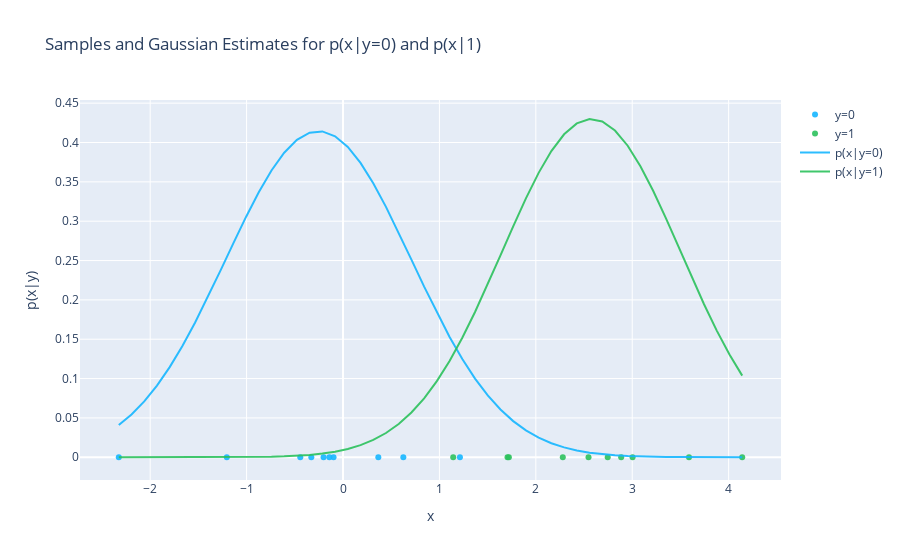
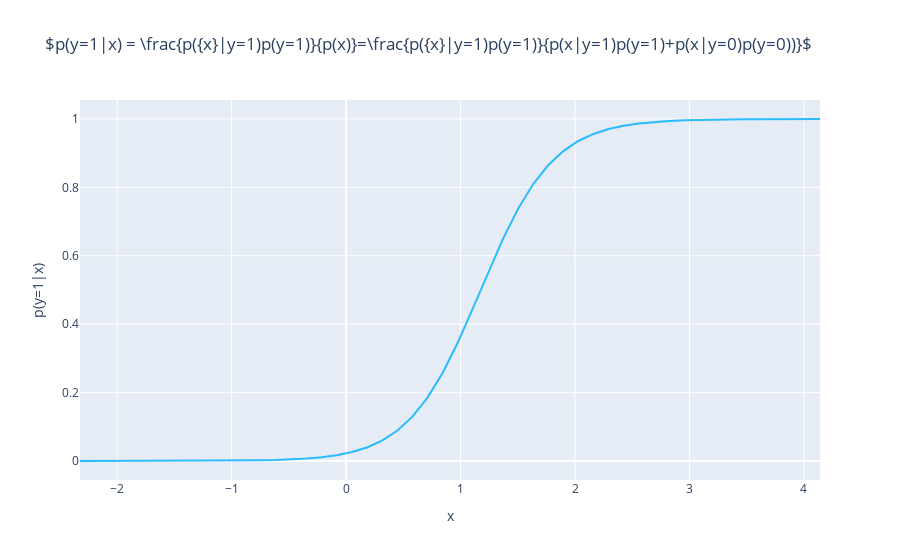

Notebook code for these charts, in order:
### Code cell
import numpy as np
import plotly.graph_objects as go
import plotly
import plotly.offline as py
from scipy.stats import multivariate_normal as g
py.init_notebook_mode(connected=True)

# Generate samples from two gaussians with different means:
n_samples = 10 # what if we make this smaller?
x1 = np.random.normal(0, 1, n_samples) 
x2 = np.random.normal(2, 1, n_samples) 

# Define the space of x
x_space = np.linspace(x1.min(), x2.max())

# Compute the estimated p(x|y=0), assuming m = mean and cov = std
print(x1.mean())
print(x1.std())
y_space_1 = g.pdf(x_space, mean=x1.mean(), cov=x1.std())

# Compute the estimated p(x|y=1), assuming m = mean and cov = std
y_space_2 = g.pdf(x_space, mean=x2.mean(), cov=x2.std())

# Compute p(y=1|x) based on the bayes rule (priors are equal)
y_bayes = y_space_2 * 0.5 / (y_space_2 * 0.5 + y_space_1 * 0.5)

fig = go.Figure(data=[
    go.Scatter(x=x1, y=np.zeros(x1.shape), mode='markers', name='y=0', marker_color='rgba(22, 182, 255, .9)'),
    go.Scatter(x=x2, y=np.zeros(x1.shape), mode='markers', name='y=1', marker_color='rgba(44, 193, 93, .9)'),
    go.Scatter(x=x_space, y=y_space_1, name='p(x|y=0)', marker_color='rgba(22, 182, 255, .9)'),
    go.Scatter(x=x_space, y=y_space_2, name='p(x|y=1)', marker_color='rgba(44, 193, 93, .9)')],
                layout=go.Layout(title='Samples and Gaussian Estimates for p(x|y=0) and p(x|1)', 
                                 xaxis=dict(title='x',),
                                 yaxis=dict(title="p(x|y)",)))
plotly.offline.iplot(fig)

fig = go.Figure(data=[
    go.Scatter(x=x_space, y=y_bayes, name='p(x|y=0)', marker_color='rgba(22, 182, 255, .9)'),],
                layout=go.Layout(title=r'$p(y=1|x) = \frac{p({x}|y=1)p(y=1)}{p(x)}=\frac{p({x}|y=1)p(y=1)}{p(x|y=1)p(y=1)+p(x|y=0)p(y=0))}$', 
                                 xaxis=dict(title="x",),
                                 yaxis=dict(title="p(y=1|x)",)))
plotly.offline.iplot(fig)

### Figure 1 — Plotly figure (JSON) as saved in the notebook; plotly's stock layout.template omitted (floating-point values rounded to 4 significant figures)
{"data": [{"marker": {"color": "rgba(22, 182, 255, .9)"}, "mode": "markers", "name": "y=0", "type": "scatter", "x": [-0.3287, -0.09814, 0.3663, -2.326, 0.6258, -1.205, -0.2016, 1.213, -0.1414, -0.4432], "y": [0, 0, 0, 0, 0, 0, 0, 0, 0, 0]}, {"marker": {"color": "rgba(44, 193, 93, .9)"}, "mode": "markers", "name": "y=1", "type": "scatter", "x": [1.707, 2.885, 1.721, 1.143, 3.004, 2.746, 4.141, 2.547, 2.28, 3.589], "y": [0, 0, 0, 0, 0, 0, 0, 0, 0, 0]}, {"marker": {"color": "rgba(22, 182, 255, .9)"}, "name": "p(x|y=0)", "type": "scatter", "x": [-2.326, -2.194, -2.062, -1.93, -1.798, -1.666, -1.534, -1.402, -1.27, -1.138, -1.006, -0.874, -0.7421, -0.6101, -0.4781, -0.3461, -0.2142, -0.08221, 0.04976, 0.1817, 0.3137, 0.4457, 0.5776, 0.7096, 0.8416, 0.9735, 1.106, 1.237, 1.369, 1.501, 1.633, 1.765, 1.897, 2.029, 2.161, 2.293, 2.425, 2.557, 2.689, 2.821, 2.953, 3.085, 3.217, 3.349, 3.481, 3.613, 3.745, 3.877, 4.009, 4.141], "y": [0.04089, 0.05441, 0.07106, 0.09106, 0.1145, 0.1414, 0.1712, 0.2035, 0.2374, 0.2718, 0.3054, 0.3368, 0.3644, 0.387, 0.4033, 0.4125, 0.4141, 0.4079, 0.3943, 0.3741, 0.3483, 0.3182, 0.2854, 0.2511, 0.2169, 0.1838, 0.1529, 0.1248, 0.09999, 0.07861, 0.06065, 0.04592, 0.03413, 0.02489, 0.01781, 0.01251, 0.008622, 0.005832, 0.003872, 0.002522, 0.001613, 0.001012, 0.0006231, 0.0003765, 0.0002233, 0.00013, 7.424e-05, 4.161e-05, 2.289e-05, 1.236e-05]}, {"marker": {"color": "rgba(44, 193, 93, .9)"}, "name": "p(x|y=1)", "type": "scatter", "x": [-2.326, -2.194, -2.062, -1.93, -1.798, -1.666, -1.534, -1.402, -1.27, -1.138, -1.006, -0.874, -0.7421, -0.6101, -0.4781, -0.3461, -0.2142, -0.08221, 0.04976, 0.1817, 0.3137, 0.4457, 0.5776, 0.7096, 0.8416, 0.9735, 1.106, 1.237, 1.369, 1.501, 1.633, 1.765, 1.897, 2.029, 2.161, 2.293, 2.425, 2.557, 2.689, 2.821, 2.953, 3.085, 3.217, 3.349, 3.481, 3.613, 3.745, 3.877, 4.009, 4.141], "y": [3.739e-07, 7.848e-07, 1.614e-06, 3.253e-06, 6.425e-06, 1.244e-05, 2.359e-05, 4.384e-05, 7.986e-05, 0.0001426, 0.0002494, 0.0004275, 0.0007182, 0.001182, 0.001908, 0.003016, 0.004673, 0.007095, 0.01056, 0.01539, 0.022, 0.0308, 0.04227, 0.05684, 0.07491, 0.09675, 0.1224, 0.1519, 0.1846, 0.2198, 0.2566, 0.2935, 0.329, 0.3614, 0.3891, 0.4104, 0.4243, 0.4299, 0.4268, 0.4152, 0.3959, 0.3699, 0.3387, 0.3039, 0.2673, 0.2303, 0.1945, 0.1609, 0.1305, 0.1037]}], "layout": {"title": {"text": "Samples and Gaussian Estimates for p(x|y=0) and p(x|1)"}, "xaxis": {"title": {"text": "x"}}, "yaxis": {"title": {"text": "p(x|y)"}}}}

### Figure 2 — Plotly figure (JSON) as saved in the notebook; plotly's stock layout.template omitted (floating-point values rounded to 4 significant figures)
{"data": [{"marker": {"color": "rgba(22, 182, 255, .9)"}, "name": "p(x|y=0)", "type": "scatter", "x": [-2.326, -2.194, -2.062, -1.93, -1.798, -1.666, -1.534, -1.402, -1.27, -1.138, -1.006, -0.874, -0.7421, -0.6101, -0.4781, -0.3461, -0.2142, -0.08221, 0.04976, 0.1817, 0.3137, 0.4457, 0.5776, 0.7096, 0.8416, 0.9735, 1.106, 1.237, 1.369, 1.501, 1.633, 1.765, 1.897, 2.029, 2.161, 2.293, 2.425, 2.557, 2.689, 2.821, 2.953, 3.085, 3.217, 3.349, 3.481, 3.613, 3.745, 3.877, 4.009, 4.141], "y": [9.144e-06, 1.442e-05, 2.271e-05, 3.572e-05, 5.61e-05, 8.797e-05, 0.0001377, 0.0002154, 0.0003362, 0.0005242, 0.0008159, 0.001268, 0.001967, 0.003046, 0.004707, 0.007258, 0.01116, 0.0171, 0.02608, 0.03952, 0.0594, 0.08825, 0.129, 0.1846, 0.2567, 0.3448, 0.4447, 0.5489, 0.6486, 0.7366, 0.8088, 0.8647, 0.906, 0.9356, 0.9562, 0.9704, 0.9801, 0.9866, 0.991, 0.994, 0.9959, 0.9973, 0.9982, 0.9988, 0.9992, 0.9994, 0.9996, 0.9997, 0.9998, 0.9999]}], "layout": {"title": {"text": "$p(y=1|x) = \\frac{p({x}|y=1)p(y=1)}{p(x)}=\\frac{p({x}|y=1)p(y=1)}{p(x|y=1)p(y=1)+p(x|y=0)p(y=0))}$"}, "xaxis": {"title": {"text": "x"}}, "yaxis": {"title": {"text": "p(y=1|x)"}}}}
